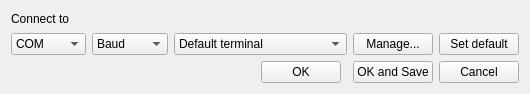
<?xml version="1.0" encoding="UTF-8"?>
<ui version="4.0">
 <class>Form</class>
 <widget class="QWidget" name="Form">
  <property name="geometry">
   <rect>
    <x>0</x>
    <y>0</y>
    <width>530</width>
    <height>94</height>
   </rect>
  </property>
  <property name="sizePolicy">
   <sizepolicy hsizetype="Fixed" vsizetype="Fixed">
    <horstretch>0</horstretch>
    <verstretch>0</verstretch>
   </sizepolicy>
  </property>
  <property name="windowTitle">
   <string>Connection Parameters</string>
  </property>
  <layout class="QGridLayout" name="gridLayout">
   <item row="4" column="1">
    <spacer name="horizontalSpacer_3">
     <property name="orientation">
      <enum>Qt::Horizontal</enum>
     </property>
     <property name="sizeHint" stdset="0">
      <size>
       <width>40</width>
       <height>20</height>
      </size>
     </property>
    </spacer>
   </item>
   <item row="4" column="4">
    <widget class="QPushButton" name="pushButton_ok">
     <property name="text">
      <string>OK</string>
     </property>
    </widget>
   </item>
   <item row="2" column="2" colspan="4">
    <widget class="QComboBox" name="comboBox_default_terminal">
     <item>
      <property name="text">
       <string>Default terminal</string>
      </property>
     </item>
    </widget>
   </item>
   <item row="2" column="1">
    <widget class="QComboBox" name="comboBox_baud">
     <item>
      <property name="text">
       <string>Baud</string>
      </property>
     </item>
    </widget>
   </item>
   <item row="4" column="0">
    <spacer name="horizontalSpacer_2">
     <property name="orientation">
      <enum>Qt::Horizontal</enum>
     </property>
     <property name="sizeHint" stdset="0">
      <size>
       <width>40</width>
       <height>20</height>
      </size>
     </property>
    </spacer>
   </item>
   <item row="2" column="6">
    <widget class="QPushButton" name="pushButton_manage">
     <property name="text">
      <string>Manage...</string>
     </property>
    </widget>
   </item>
   <item row="2" column="0">
    <widget class="QComboBox" name="comboBox_comport">
     <item>
      <property name="text">
       <string>COM</string>
      </property>
     </item>
    </widget>
   </item>
   <item row="4" column="2">
    <spacer name="horizontalSpacer">
     <property name="orientation">
      <enum>Qt::Horizontal</enum>
     </property>
     <property name="sizeHint" stdset="0">
      <size>
       <width>40</width>
       <height>20</height>
      </size>
     </property>
    </spacer>
   </item>
   <item row="1" column="0" colspan="7">
    <widget class="QLabel" name="label_settings">
     <property name="text">
      <string>Connect to</string>
     </property>
    </widget>
   </item>
   <item row="2" column="7">
    <widget class="QPushButton" name="pushButton_default">
     <property name="text">
      <string>Set default</string>
     </property>
    </widget>
   </item>
   <item row="4" column="7">
    <widget class="QPushButton" name="pushButton_cancel">
     <property name="text">
      <string>Cancel</string>
     </property>
    </widget>
   </item>
   <item row="4" column="6">
    <widget class="QPushButton" name="pushButton_ok_save">
     <property name="text">
      <string>OK and Save</string>
     </property>
    </widget>
   </item>
  </layout>
 </widget>
 <resources/>
 <connections/>
</ui>
